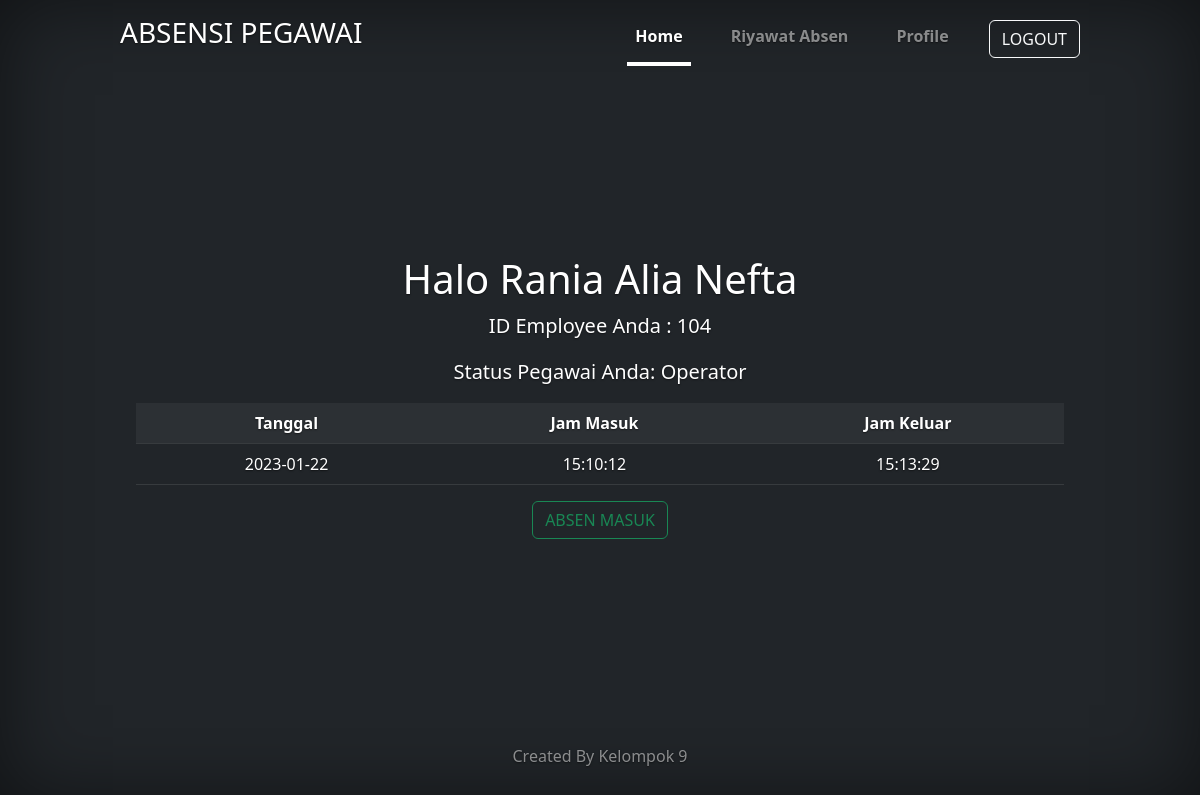
/dashboard/index.php (signed in), run on the app's committed database.
### tables this page shows
CREATE TABLE `attendances` (
  `id` int(11) NOT NULL,
  `employee_id` int(8) NOT NULL,
  `tgl` varchar(255) DEFAULT NULL,
  `clock_in` varchar(255) DEFAULT NULL,
  `clock_out` varchar(255) DEFAULT NULL
);

### dashboard/absensi.php (the view, shortened to what this page needs)
<table class="table table-striped table-dark table-hover">
    <tr>
        <th>Tanggal</th>
        <th>Jam Masuk</th>
        <th>Jam Keluar</th>
    </tr>
    <?php
    include "../connection.php";
    $tgl = date('Y-m-d');
    $employee_id = $_SESSION['employee_id'];
    $sql = "SELECT * FROM attendances WHERE employee_id = $employee_id ORDER BY tgl DESC, clock_in DESC LIMIT 1";
    $result = $db->query($sql);
    if ($row = $result->fetch_assoc()) {
        echo "<tr>";
        echo "<td>" . $row['tgl'] . "</td>";
        echo "<td>" . $row['clock_in'] . "</td>";
        if (empty($row['clock_out']) && !empty($row['clock_in']) && $tgl == $row['tgl']) {
            echo "<td>
            <form action='' method='POST' onsubmit='return alert(`Terima kasih sudah bekerja hari ini`)'>
            <button type='submit' name='keluar' class='btn btn-outline-warning btn-sm'>ABSEN KELUAR</button>
            </form>
            </td>";
        } else {
            echo "<td>" . $row['clock_out'] . "</td>";
        }
        echo "</tr>";
    }
    ?>
</table>
<form action="action.php" method="post">
    <button type="submit" name="absen" class="btn btn-outline-success">ABSEN MASUK</button>
</form>

### dashboard/profile.css (style rules this page uses)
body { text-shadow: 0 .05rem .1rem rgba(0, 0, 0, .5); box-shadow: inset 0 0 5rem rgba(0, 0, 0, .5); }

### data on the page
attendances: tgl "2023-01-22", clock_in "15:10:12", clock_out "15:13:29"

### other printed values
$_SESSION['fullname'] "Rania Alia Nefta"
$_SESSION['employee_id'] "104"
$_SESSION['role'] "Operator"
